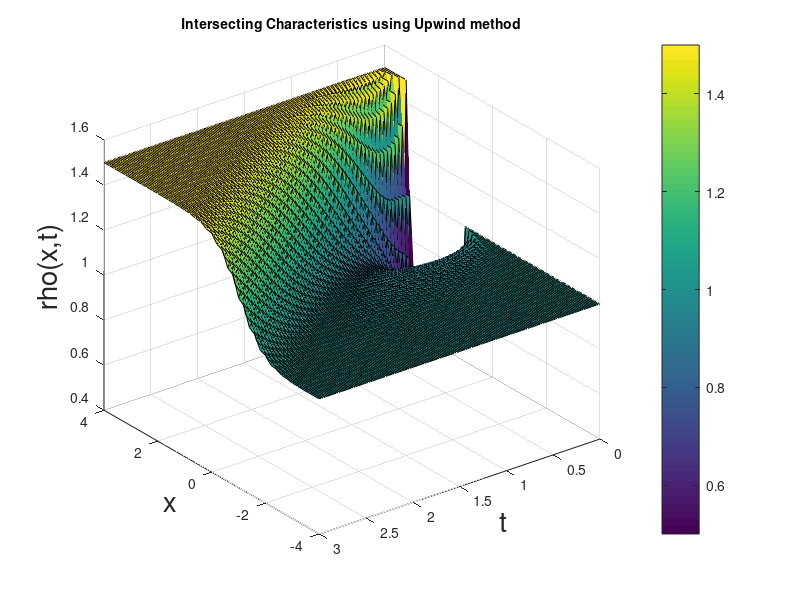

The MATLAB source for this figure:
% Initialising variables
x = linspace(-4, 4, 41);    
t = linspace(0, 3, 151);
k = t(2) - t(1);    % step size for the time
h = x(2) - x(1);    % step size for the space
nt = 151;   % Total number of time steps
nx = 41;    % Total number of space steps
j = @(rho) 8 * rho - 4 * rho.^2;
j_dash = @(rho) 8 - 8 * rho;
RHO = zeros(length(x), length(t));

% Initial conditions
RHO(:, 1) = 1 * (x <= 1) + 0.5 * ((x > 1) & (x <= 3)) + 1.5 * (x > 3);
% Boundary conditions
RHO(1, :) = 1;
RHO(41, :) = 1.5;

% Implementing the numerical method
for idt = 1 : nt - 1
    for idx = 2 : nx - 1
            RHO(idx, idt + 1) = 0.5 * (RHO(idx - 1, idt) + RHO(idx + 1, idt)) - 0.5 * (k / h) * (j(RHO(idx + 1, idt)) - j(RHO(idx - 1, idt)));     
    end
end

% Plotting the density function
figure(1)
surf(t,x,RHO)
xlabel('t','FontSize', 20)
ylabel('x','FontSize', 20)
zlabel('rho(x,t)','FontSize', 20)
title('Intersecting Characteristics using Upwind method', 'FontSize', 10)
colorbar
set(gca, 'XDir','reverse')